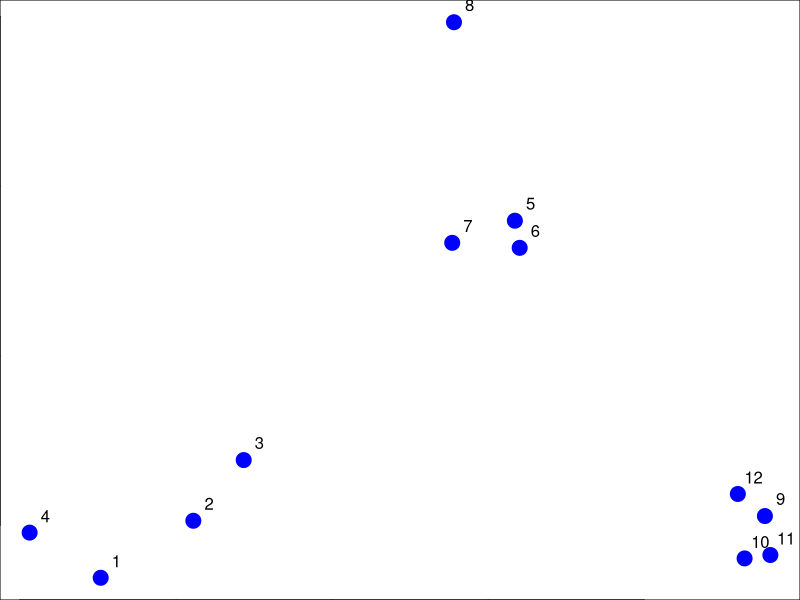
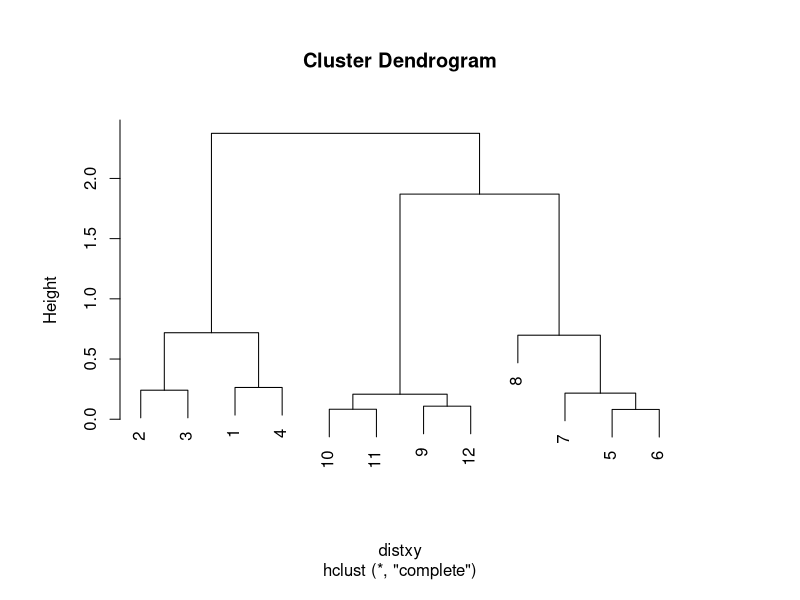
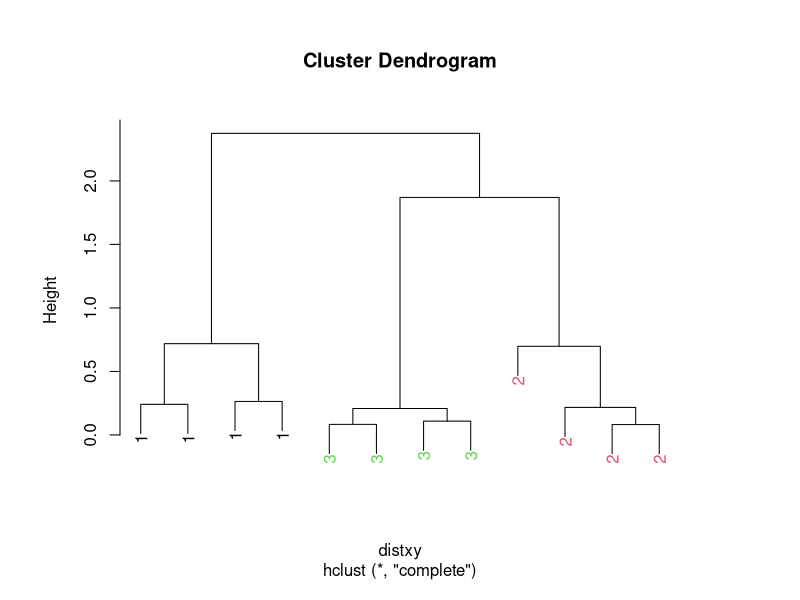
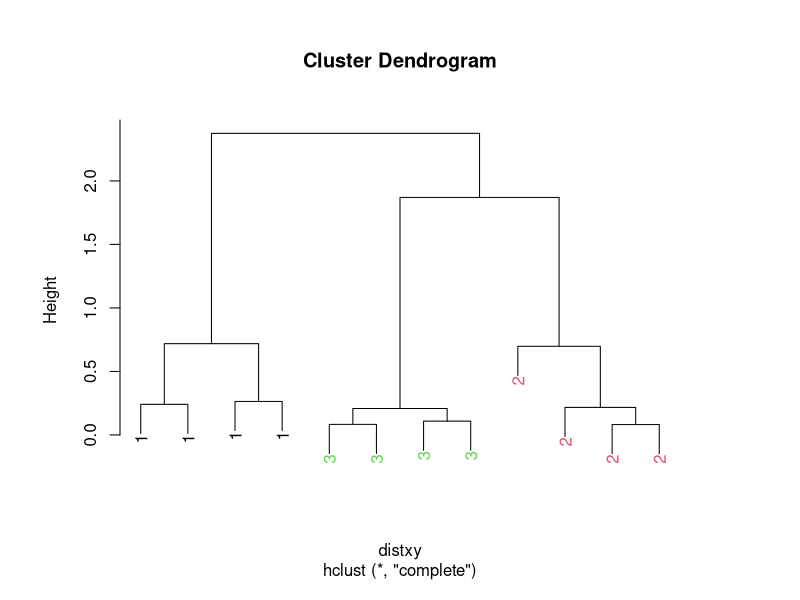
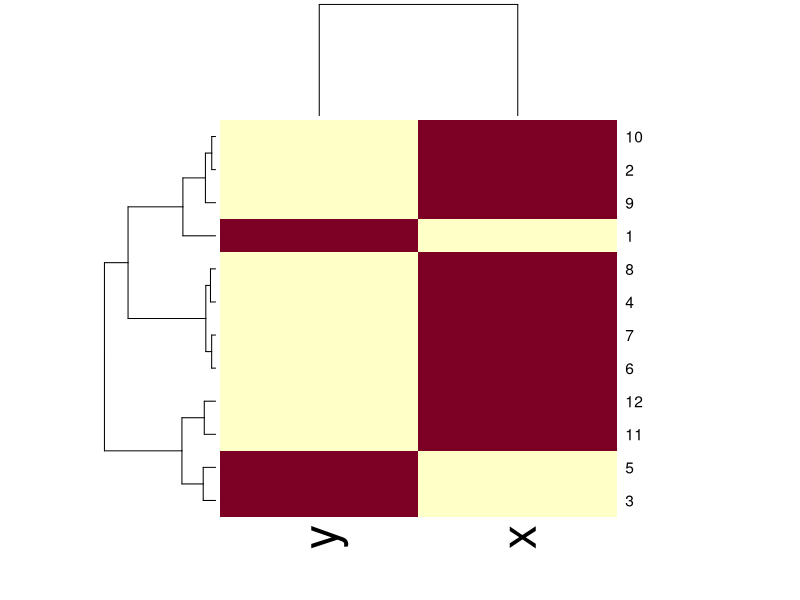

These charts were generated, in order, by the following R code:
## hierarchical clustering - example
set.seed(1234)
par(mar = c(0, 0, 0, 0))
x <- rnorm(12, mean = rep(1:3, each = 4), sd = 0.2)
y <- rnorm(12, mean = rep(c(1, 2, 1), each = 4), sd = 0.2)
plot(x, y, col = "blue", pch = 19, cex = 2)
text(x + 0.05, y + 0.05, labels = as.character(1:12))

## hierarchical clustering - dist
dataFrame <- data.frame(x = x, y = y)
dist(dataFrame)

## hierarchical clustering - hclust
par(mar = c(6, 6, 6, 6))
dataFrame <- data.frame(x = x, y = y)
distxy <- dist(dataFrame)
hClustering <- hclust(distxy)
plot(hClustering)

## pretty dendrograms
myplclust <- function(hclust, lab = hclust$labels, lab.col = rep(1, length(hclust$labels)), 
                      hang = 0.1, ...) {
        ## modifiction of plclust for plotting hclust objects *in colour*!  Copyright
        ## Eva KF Chan 2009 Arguments: hclust: hclust object lab: a character vector
        ## of labels of the leaves of the tree lab.col: colour for the labels;
        ## NA=default device foreground colour hang: as in hclust & plclust Side
        ## effect: A display of hierarchical cluster with coloured leaf labels.
        y <- rep(hclust$height, 2)
        x <- as.numeric(hclust$merge)
        y <- y[which(x < 0)]
        x <- x[which(x < 0)]
        x <- abs(x)
        y <- y[order(x)]
        x <- x[order(x)]
        plot(hclust, labels = FALSE, hang = hang, ...)
        text(x = x, y = y[hclust$order] - (max(hclust$height) * hang), labels = lab[hclust$order], 
             col = lab.col[hclust$order], srt = 90, adj = c(1, 0.5), xpd = NA, ...)
}

dataFrame <- data.frame(x = x, y = y)
distxy <- dist(dataFrame)
hClustering <- hclust(distxy)
myplclust(hClustering, lab = rep(1:3, each = 4), lab.col = rep(1:3, each = 4))




myplclust <- function(hclust, lab = hclust$labels, lab.col = rep(1, length(hclust$labels)), 
                      hang = 0.1, ...) {
        y <- rep(hclust$height, 2)
        x <- as.numeric(hclust$merge)
        y <- y[which(x < 0)]
        x <- x[which(x < 0)]
        x <- abs(x)
        y <- y[order(x)]
        x <- x[order(x)]
        plot(hclust, labels = FALSE, hang = hang, ...)
        text(x = x, y = y[hclust$order] - (max(hclust$height) * hang), labels = lab[hclust$order], 
             col = lab.col[hclust$order], srt = 90, adj = c(1, 0.5), xpd = NA, ...)
}
dataFrame <- data.frame(x = x, y = y)
distxy <- dist(dataFrame)
hClustering <- hclust(distxy)
myplclust(hClustering, lab = rep(1:3, each = 4), lab.col = rep(1:3, each = 4))

## heatmap()
dataFrame <- data.frame(x = x, y = y)
set.seed(143)
dataMatrix <- as.matrix(dataFrame)[sample(1:12), ]
heatmap(dataMatrix)
